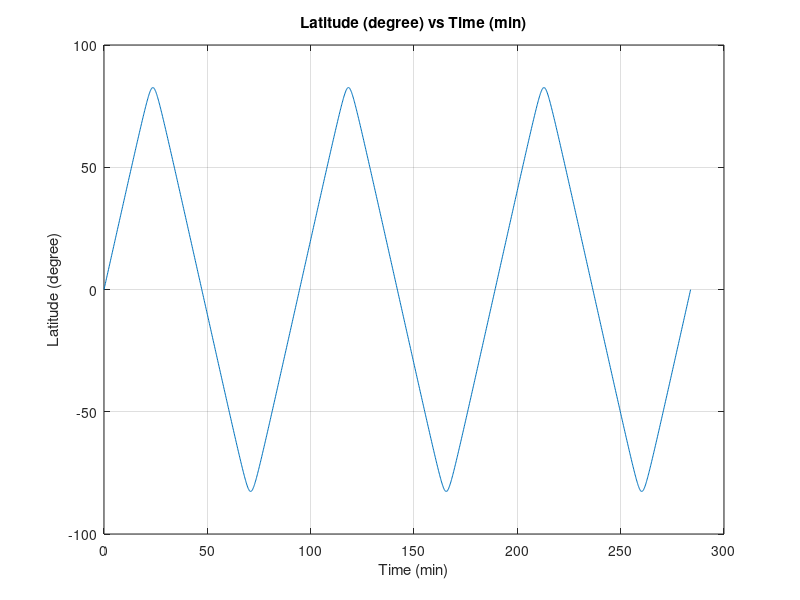
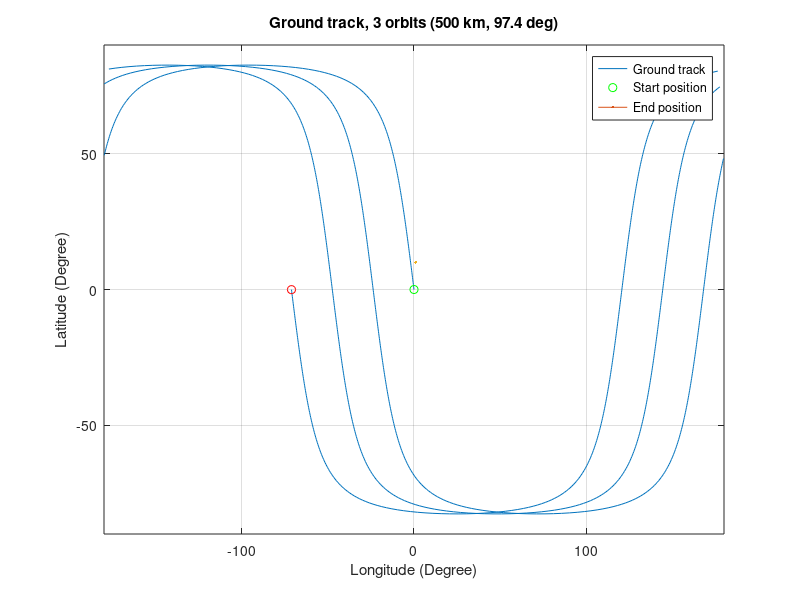

MATLAB code for these plots, in order:
clear; clc; close all
%% Case settings (the only lines you change)
alt=500*1000;            % satellite altitude (m)
inc_deg=97.4;            % inclination (deg)
dt=10;                   % time step (s)
n_orb=3;                 % number of orbits
%% Constants
mu=3.986004418e14;       % Earth's gravitational parameter GM (m^3/s^2)
Re=6378.137e3;           % Earth's equatorial radius (m)
Er=7.2921159e-5;         % Earth rotation rate (rad/s)
%% Orbit setup
rs=Re+alt;               % distance from Earth's centre (m)
T=2*pi*sqrt(rs^3/mu);    % orbital period (s)
n=sqrt(mu/rs^3);         % angular rate (rad/s)
inc=(inc_deg*pi)/180;    % inclination (rad)
t=0:dt:n_orb*T;          % time vector (s)
%% 3d position
u=n.*t;                  % satellite angle along its orbit (rad)
xp=rs*cos(u);            % x in the orbit plane (m)
yp=rs*sin(u);            % y in the orbit plane (m)
X=xp;                    % inertial x (m)
Y=yp*cos(inc);             % inertial y (m)
Z=yp*sin(inc);             % inertial z (m)
lat=asin(Z/rs)*180/pi;     % latitude (deg)
lon_gi=atan2(Y,X)*180/pi;  % inertial longitude (deg)
%% Latitude vs time
figure
plot(t/60,lat),
xlabel("Time (min)")
ylabel("Latitude (degree)")
title("Latitude (degree) vs Time (min)");
grid on
%% Earth rotation
lon_gr=lon_gi-(Er*t)*180/pi;   % ground longitude, unwrapped (deg)
lon=mod(lon_gr+180,360)-180;   % wrapped to -180..180 (deg)
jump=abs(diff(lon))>180;       % marks the wrap jumps
lon_p=lon;                     % copy for plotting
lon_p([false jump])=NaN;       % lift the pen at the jumps
%% Ground track
figure
plot(lon_p,lat);
hold on
plot(lon(1),lat(1),"go",MarkerSize=10);
plot(lon(end),lat(end),"ro",MarkerSize=10);
xlim([-180 180]);
ylim([-90 90]);
title(sprintf("Ground track, %d orbits (%d km, %.1f deg)",n_orb,alt/1000,inc_deg));
xlabel("Longitude (Degree)");
ylabel("Latitude (Degree)");
legend("Ground track","Start position","End position");
grid on
%% Checks
fprintf("max(lat) = %.2f deg, lon(end) = %.2f deg, wrap jumps = %d\n",max(lat),lon(end),sum(jump));
